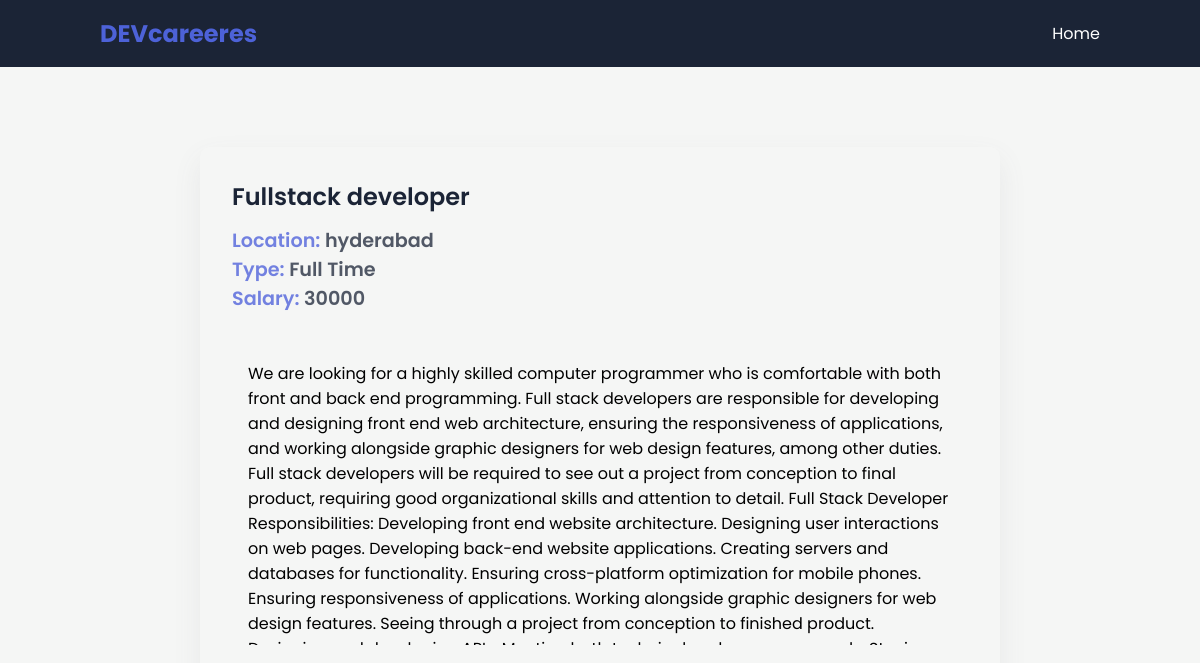
Page /job/14 on the committed database.
### app/models.py (models this page shows, shortened)
class JobPost(models.Model):
    JOB_TYPE_CHOICES = [
        ('Full Time','Full Time'),
        ('Part Time','Part Time'),
    ]
    title = models.CharField(max_length=200)
    description = models.TextField()
    date = models.DateTimeField(auto_now_add=True)
    expiry = models.DateField(null=True)
    salary = models.IntegerField()
    slug = models.SlugField(null=True, max_length=40, unique=True)
    location = models.OneToOneField(Location,on_delete=models.CASCADE,null=True)
    author = models.ForeignKey(Author,on_delete=models.CASCADE,null=True)
    skills = models.ManyToManyField(Skills)
    type = models.CharField(max_length=200, null=False,choices=JOB_TYPE_CHOICES)

class Location(models.Model):
    street = models.CharField(max_length=200)
    city = models.CharField(max_length=200)
    state = models.CharField(max_length=200)
    country = models.CharField(max_length=200)
    zip = models.CharField(max_length=200)

### app/views.py (the view)
# urls.py: path('job/<int:id>',views.job_detail,name='jobs_detail'),
def job_detail(request,id):
    try:
        if id == 0:
            return redirect(reverse('jobs_home'))
        job = JobPost.objects.get(id=id)
        context = {"job":job}
        return render(request,'job_detail.html',context)
    except:
        return HttpResponseNotFound("Not Found")

### app/templates/job_detail.html (shortened to what this page needs)
{% extends 'base.html' %}
{% block content %}
<section>
    <div class="container">
      <div class="view-post">
        <h1 class="jobtitle">
          {{ job.title}}
        </h1>
        <p class="location it">Location: <span>{{job.location.city}}</span></p>
        <p class="status it">Type: <span>{{ job.type }}</span></p>
        <p class="budget it">Salary: <span>{{job.salary}}</span></p>
        <div class="desc">
          <p class="details">
            {{job.description}}
          </p>
        </div>
      </div>
    </div>
  </section>
{% endblock content %}

### app/static/app/style.css (style rules this page uses)
* { margin: 0; padding: 0; box-sizing: border-box; font-family: "Poppins", sans-serif; }
:root { --blue: #4d62d8; --lblue: #7281e0; --card: #fdfdfd; --shadow: #64646f17 0px 12px 29px 0px; --nav: #1b2436; }
body { background: #f5f6f5; }
.container { max-width: 1000px; margin: auto; }
.view-post { width: 80%; border-radius: 10px; box-shadow: var(--shadow); margin: 5em auto; padding: 2em; }
.desc { max-height: 300px; overflow-y: scroll; margin: 2em 0; padding: 1em; }
.jobtitle { font-size: 1.5rem; color: var(--nav); font-weight: 600; margin-bottom: 0.5em; }
.it { font-size: 1.2rem; font-weight: 600; color: var(--lblue); }
.it span { color: #1b2436c0; }

### rows in the picture
JobPost: title "Fullstack developer", location.city "hyderabad", type "Full Time", salary "30000", description "We are looking for a highly skilled computer programmer who is comfortable with both front and back end programming. Full stack developers are responsible for developing and designing front end web architecture, ensuring the responsiveness of applications, and working alongside graphic designers for web design features, among other duties. Full stack developers will be required to see out a project from conception to final product, requiring good organizational skills and attention to detail. Full Stack Developer Responsibilities: Developing front end website architecture. Designing user interactions on web pages. Developing back-end website applications. Creating servers and databases for…"
